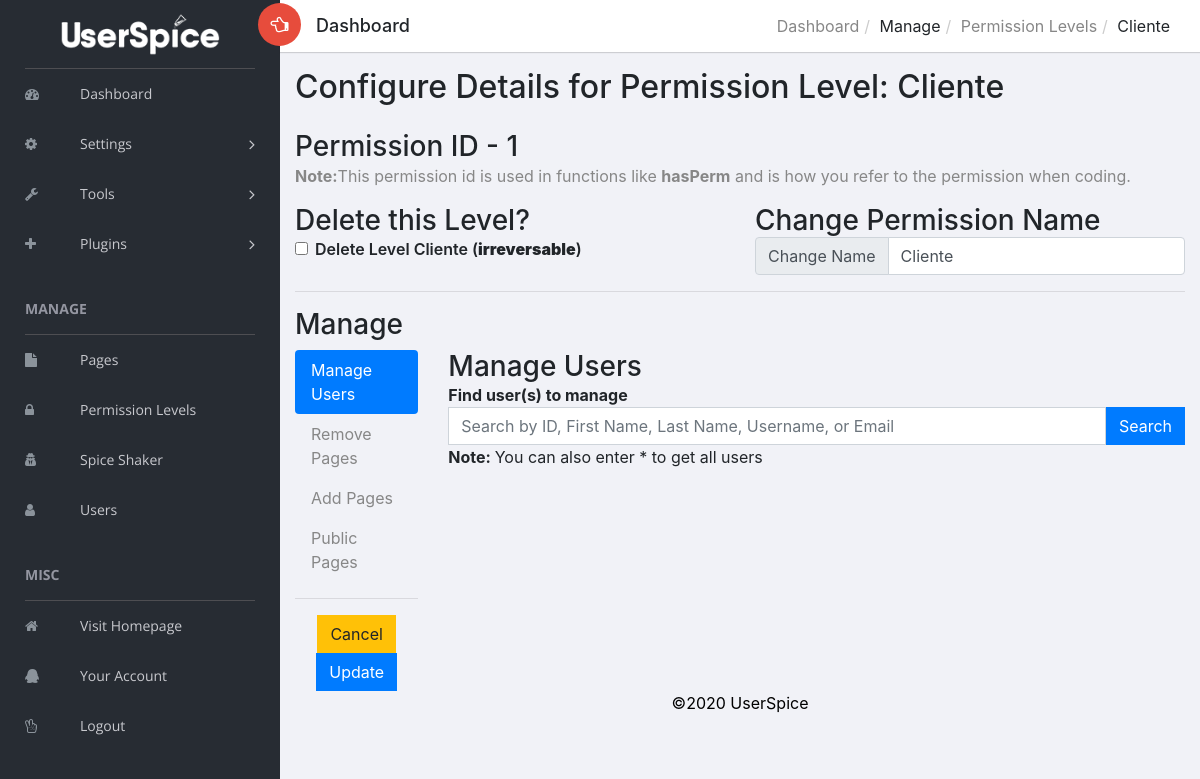
Screenshot of /admin/users/admin.php?view=permission&id=1 (signed in) with the database file from the repository.
### tables this page shows
CREATE TABLE `permissions` (
  `id` int(11) NOT NULL AUTO_INCREMENT,
  `name` varchar(150) NOT NULL,
  PRIMARY KEY (`id`)
);

CREATE TABLE `settings` (
  `id` int(50) NOT NULL AUTO_INCREMENT,
  `recaptcha` int(1) NOT NULL DEFAULT '0',
  `force_ssl` int(1) NOT NULL,
  `css_sample` int(1) NOT NULL,
  `us_css1` varchar(255) NOT NULL,
  `us_css2` varchar(255) NOT NULL,
  `us_css3` varchar(255) NOT NULL,
  `site_name` varchar(100) NOT NULL,
  `language` varchar(255) NOT NULL,
  `track_guest` int(1) NOT NULL,
  `site_offline` int(1) NOT NULL,
  `force_pr` int(1) NOT NULL,
  `glogin` int(1) NOT NULL DEFAULT '0',
  `fblogin` int(1) NOT NULL,
  `gid` varchar(255) NOT NULL,
  `gsecret` varchar(255) NOT NULL,
  `gredirect` varchar(255) NOT NULL,
  `ghome` varchar(255) NOT NULL,
  `fbid` varchar(255) NOT NULL,
  `fbsecret` varchar(255) NOT NULL,
  `fbcallback` varchar(255) NOT NULL,
  `graph_ver` varchar(255) NOT NULL,
  `finalredir` varchar(255) NOT NULL,
  `req_cap` int(1) NOT NULL,
  `req_num` int(1) NOT NULL,
  `min_pw` int(2) NOT NULL,
  `max_pw` int(3) NOT NULL,
  `min_un` int(2) NOT NULL,
  `max_un` int(3) NOT NULL,
  `messaging` int(1) NOT NULL,
  `snooping` int(1) NOT NULL,
  `echouser` int(11) NOT NULL,
  `wys` int(1) NOT NULL,
  `change_un` int(1) NOT NULL,
  `backup_dest` varchar(255) NOT NULL,
  `backup_source` varchar(255) NOT NULL,
  `backup_table` varchar(255) NOT NULL,
  `msg_notification` int(1) NOT NULL,
  `permission_restriction` int(1) NOT NULL,
  `auto_assign_un` int(1) NOT NULL,
  `page_permission_restriction` int(1) NOT NULL,
  `msg_blocked_users` int(1) NOT NULL,
  `msg_default_to` int(1) NOT NULL,
  `notifications` int(1) NOT NULL,
  `notif_daylimit` int(3) NOT NULL,
  `recap_public` varchar(100) NOT NULL,
  `recap_private` varchar(100) NOT NULL,
  `page_default_private` int(1) NOT NULL,
  `navigation_type` tinyint(1) NOT NULL,
  `copyright` varchar(255) NOT NULL,
  `custom_settings` int(1) NOT NULL,
  `system_announcement` varchar(255) NOT NULL,
  `twofa` int(1) DEFAULT '0',
  `force_notif` tinyint(1) DEFAULT NULL,
  `cron_ip` varchar(255) DEFAULT NULL,
  `registration` tinyint(1) DEFAULT NULL,
  `join_vericode_expiry` int(9) unsigned NOT NULL,
  `reset_vericode_expiry` int(9) unsigned NOT NULL,
  `admin_verify` tinyint(1) NOT NULL,
  `admin_verify_timeout` int(9) NOT NULL,
  `session_manager` tinyint(1) NOT NULL,
  `template` varchar(255) DEFAULT 'standard',
  `saas` tinyint(1) DEFAULT NULL,
  `redirect_uri_after_login` text,
  `show_tos` tinyint(1) DEFAULT '1',
  `default_language` varchar(11) DEFAULT NULL,
  `allow_language` tinyint(1) DEFAULT NULL,
  `spice_api` varchar(75) DEFAULT NULL,
  `announce` datetime DEFAULT NULL,
  `bleeding_edge` tinyint(1) DEFAULT '0',
  `err_time` int(11) DEFAULT '15',
  `container_open_class` varchar(255) DEFAULT 'container-fluid',
  PRIMARY KEY (`id`)
);

### admin/users/classes/class.autoloader.php (called while the page is built, shortened)
<?php
class Autoloader {
	protected static $fileExt = '.php';
	public static function loader($className) {
		$filename = $className . static::$fileExt;
	}
	public static function setFileExt($fileExt) {
		static::$fileExt = $fileExt;
	}
}

### admin/users/classes/Input.php (called while the page is built, shortened)
<?php
class Input {
	public static function get($item){
		if (isset($_POST[$item])) {
			return self::sanitize($_POST[$item]);
		} elseif(isset($_GET[$item])){
			return self::sanitize($_GET[$item]);
		}
		return '';
	}
	public static function sanitize($item){
		if (is_array($item)){
			foreach ($item as $key => $itemValue){
				$postItems[$key]=self::sanitize($itemValue);
			}
			return $postItems;
		}else{
			return trim(htmlentities($item, ENT_QUOTES, 'UTF-8'));
		}
	}
}

### admin/users/init.php (called while the page is built, shortened)
<?php
require_once 'classes/class.autoloader.php';
$abs_us_root=$_SERVER['DOCUMENT_ROOT'];
$self_path=explode("/", $_SERVER['PHP_SELF']);
$self_path_length=count($self_path);
for($i = 1; $i < $self_path_length; $i++){
	array_splice($self_path, $self_path_length-$i, $i);
	$us_url_root=implode("/",$self_path)."/";
	if (file_exists($abs_us_root.$us_url_root.'z_us_root.php')){
		break;
	}else{
		$file_found=FALSE;
	}
}
 $us_url_root = $us_url_root."admin/";

### admin/users/classes/DB.php (called while the page is built, shortened)
<?php
class DB {
	private static $_instance = null;
	private $_pdo, $_query, $_error = false, $_errorInfo, $_results=[], $_resultsArray=[], $_count = 0, $_lastId, $_queryCount=0;
	private function __construct($config = []){
		if (!$opts = Config::get('mysql/options'))
			$opts = array(PDO::MYSQL_ATTR_INIT_COMMAND => "SET SESSION sql_mode = ''");
		try{
			if($config == []){
				$this->_pdo = new PDO('mysql:host=' .
					Config::get('mysql/host') .';dbname='.
					Config::get('mysql/db') . ';charset=utf8',
					Config::get('mysql/username'),
					Config::get('mysql/password'),
					$opts);
				}
			}catch(PDOException $e){
			die($e->getMessage());
		}
	}
	public static function getInstance(){
		if (!isset(self::$_instance)) {
			self::$_instance = new DB();
		}
		return self::$_instance;
	}
	public function query($sql, $params = array()){
		$this->_error = false;
		$this->_errorInfo = array(0, null, null); $this->_resultsArray=[]; $this->_count=0; $this->_lastId=0;
		if ($this->_query = $this->_pdo->prepare($sql)) {
			$x = 1;
			if (count($params)) {
				foreach ($params as $param) {
					$this->_query->bindValue($x, $param);
					$x++;
				}
			}
			if ($this->_query->execute()) {
				if ($this->_query->columnCount() > 0) {
					$this->_results = $this->_query->fetchALL(PDO::FETCH_OBJ);
				}
				$this->_count = $this->_query->rowCount();
			} else{
				$this->_error = true;
				$this->_results = [];
				$this->_errorInfo = $this->_query->errorInfo();
			}
		}
		return $this;
	}
	public function action($action, $table, $where = array()){
		$sql    = "{$action} FROM {$table}";
		$values = array();
		$is_ok  = true;
		if ($where_text = $this->_calcWhere($where, $values, "and", $is_ok))
			$sql .= " WHERE $where_text";
		if ($is_ok)
			if (!$this->query($sql, $values)->error())
				return $this;
		return false;
	}
	private function _calcWhere($w, &$vals, $comboparg='and', &$is_ok=NULL) {
		if (is_array($w)) {
			$comb_ops   = ['and', 'or', 'and not', 'or not'];
			$valid_ops  = ['=', '<', '>', '<=', '>=', '<>', '!=', 'LIKE', 'NOT LIKE', 'ALIKE', 'NOT ALIKE', 'REGEXP', 'NOT REGEXP'];
			$two_args   = ['IS NULL', 'IS NOT NULL'];
			$four_args  = ['BETWEEN', 'NOT BETWEEN'];
			$arr_arg    = ['IN', 'NOT IN'];
			$nested_arg = ['ANY', 'ALL', 'SOME'];
			$nested     = ['EXISTS', 'NOT EXISTS'];
			$nestedIN   = ['IN SELECT', 'NOT IN SELECT'];
			$wcount     = count($w);
			if (array_values($w) === $w) {
				if (in_array(strtolower($w[0]), $comb_ops)) {
					$sql = '';
					$combop = '';
					for ($i = 1; $i < $wcount; $i++) {
						$sql .= ' '. $combop . ' ' . $this->_calcWhere($w[$i], $vals, "and", $is_ok);
						$combop = $w[0];
					}
					return '('.$sql.')';
				} elseif ($wcount==3  &&  in_array($w[1],$valid_ops)) {
					return "{$w[0]} {$w[1]} ?";
				} elseif ($wcount==2  &&  in_array($w[1],$two_args)) {
					return "{$w[0]} {$w[1]}";
				} elseif ($wcount==4  &&  in_array($w[1],$four_args)) {
					$vals[] = $w[2];
					$vals[] = $w[3];
					return "{$w[0]} {$w[1]} ? AND ?";
				} elseif ($wcount==3  &&  in_array($w[1],$arr_arg)  &&  is_array($w[2])) {
					$vals = array_merge($vals,$w[2]);
					return "{$w[0]} {$w[1]} (" . substr( str_repeat(",?",count($w[2])), 1) . ")";
				} elseif (($wcount==5 || $wcount==6 && is_array($w[5]))  &&  in_array($w[1],$valid_ops)  &&  in_array($w[2],$nested_arg)) {
					return  "{$w[0]} {$w[1]} {$w[2]}" . $this->get_subquery_sql($w[4],$w[3],$w[5],$vals,$is_ok);
				} elseif (($wcount==3 || $wcount==4 && is_array($w[3]))  &&  in_array($w[0],$nested)) {
					return $w[0] . $this->get_subquery_sql($w[2],$w[1],$w[3],$vals,$is_ok);
				} elseif (($wcount==4 || $wcount==5 && is_array($w[4]))  &&  in_array($w[1],$nestedIN)) {
					return "{$w[0]} " . substr($w[1],0,-7) . $this->get_subquery_sql($w[3],$w[2],$w[4],$vals,$is_ok);
				} else {
					echo "ERROR: w=".print_r($w,true)."<br />\n";
					$is_ok = false;
				}
			}
		} else {
			echo "ERROR: No array in $w<br />\n";
			$is_ok = false;
		}
	}
	public function get($table, $where){
		return $this->action('SELECT *', $table, $where);
	}
	public function results($assoc = false){
		return ($this->_results) ? $this->_results : [];
	}
	public function first($assoc = false){
				return ($this->count()>0)  ?  $this->results($assoc)[0]  :  [];
	}
	public function count(){
		return $this->_count;
	}
	public function error(){
		return $this->_error;
	}
}

### admin/users/helpers/permissions.php (called while the page is built, shortened)
<?php
if (!function_exists('fetchPermissionDetails')) {
    function fetchPermissionDetails($id)
    {
        $db = DB::getInstance();
        $query = $db->query('SELECT id, name FROM permissions WHERE id = ? LIMIT 1', [$id]);
        $results = $query->first();
        $row = ['id' => $results->id, 'name' => $results->name];
        return $row;
    }
}
if (!function_exists('checkPermission')) {
    function checkPermission($permission)
    {
        $db = DB::getInstance();
        global $user;
        $access = 0;
        foreach ($permission[0] as $perm) {
            if ($access == 0) {
                $query = $db->query('SELECT id FROM user_permission_matches  WHERE user_id = ? AND permission_id = ?', [$user->data()->id, $perm->permission_id]);
                $results = $query->count();
                if ($results > 0) {
                    $access = 1;
                }
            }
        }
        if ($access == 1) {
            return true;
        }
    }
}

### admin/users/classes/Config.php (called while the page is built)
<?php
class Config {
	public static function get($path = null){
		if($path){
			$config = $GLOBALS['config'];
			$path = explode('/', $path);
			foreach ($path as $bit) {
				if(isset($config[$bit])){
					$config = $config[$bit];
				} else {
					return false;
				}
			}
			return $config;
		}
		return false;
	}
}

### admin/users/views/_admin_permission.php (the view, shortened to what this page needs)
<?php
$permissionId = Input::get('id');
$permissionDetails = fetchPermissionDetails($permissionId);
?>
<div class="col-sm-8">
  <div class="page-header float-right">
    <div class="page-title">
      <ol class="breadcrumb text-right">
        <li><a href="<?=$us_url_root?>users/admin.php">Dashboard</a></li>
        <li>Manage</li>
        <li><a href="<?=$us_url_root?>users/admin.php?view=permissions">Permission Levels</a></li>
        <li class="active"><?=$permissionDetails['name']?></li>
      </ol>
    </div>
  </div>
</div>
</div>
</header>
<div class="content mt-3">
  <h2>Configure Details for Permission Level: <?=$permissionDetails['name']?></h2><br>
  <form name='adminPermission' action='admin.php?view=permission&id=<?=$permissionId?>' method='post'>
    <div class="row">
      <div class="col-sm-12">
        <h3>Permission ID - <?=$permissionDetails['id']?></h3>
        <p>
          <strong>Note:</strong>This permission id is used in functions like <strong>hasPerm</strong> and is how you refer to the permission when coding.
        </p>
      </div>
      </div>
      <div class="row">
      <div class="col-md-6">
        <h3>Delete this Level?</h3>
        <div class="form-check">
          <input class="form-check-input" type="checkbox" value="<?=$permissionDetails['id']?>" id="delete[<?=$permissionDetails['id']?>]" name='delete[<?=$permissionDetails['id']?>]'>
          <label class="form-check-label" for="delete[<?=$permissionDetails['id']?>]">
            Delete Level <?=$permissionDetails['name']?> (<strong class="text-default">irreversable</strong>)
          </label>
        </div>
      </div>
      <div class="col-md-6">
        <h3>Change Permission Name</h3>
      <div class="input-group">
        <div class="input-group-prepend">
          <span class="input-group-text form-control" id="name-label">Change Name</span>
        </div>
        <input type="text" class="form-control" aria-describedby="name-label" name="name" value='<?=$permissionDetails['name']?>' required>
      </div>
</div>
    </div>
    <hr />
    <div class="row">
      <div class="col-md-12"><h3>Manage</h3></div>
      <div class="col-md-2 mt-2">
        <div class="nav flex-column nav-pills" id="v-pills-tab" role="tablist" aria-orientation="vertical">
          <a class="nav-link active" id="ManageUsers" data-toggle="pill" href="#ManageUsersTab" role="tab" aria-controls="ManageUsersTab" aria-selected="true">Manage Users</a>
          <a class="nav-link" id="RemovePages" data-toggle="pill" href="#RemovePagesTab" role="tab" aria-controls="RemovePagesTab" aria-selected="false">Remove Pages</a>
          <a class="nav-link" id="AddPages" data-toggle="pill" href="#AddPagesTab" role="tab" aria-controls="AddPagesTab" aria-selected="false">Add Pages</a>
          <a class="nav-link" id="PublicPages" data-toggle="pill" href="#PublicPagesTab" role="tab" aria-controls="PublicPagesTab" aria-selected="false">Public Pages</a>
        </div>
        <div class="text-center">
          <hr />
          <a class='btn btn-warning' href="../users/admin.php?view=permissions">Cancel</a>
          <button class='btn btn-primary' type='submit' value='Update Permission'>Update</button>
        </div>
      </div>
      <div class="col-md-10 mt-2">
        <div class="tab-content" id="v-pills-tabContent">
          <div class="tab-pane fade show active" id="ManageUsersTab" role="tabpanel" aria-labelledby="ManageUsers">
            <h3>Manage Users</h3>
            <form class="" action="<?=$us_url_root?>users/admin.php" method="get">
              <strong>Find user(s) to manage</strong>
              <div class="input-group">
                <input type="text" name="query" class="form-control" placeholder="Search by ID, First Name, Last Name, Username, or Email">
                <span class="input-group-btn">
                  <input type="submit" name="Submit" value="Search" class="btn btn-primary">
                </span>
              </div>
              <strong>Note: </strong>You can also enter * to get all users
            </form>
          </div>
            </div>
          </div>
        </div>
      </form>
    </div>

### admin/users/admin.php (shortened to what this page needs)
<?php
require_once '../users/init.php';
$db = DB::getInstance();
$settings = $db->query('SELECT * FROM settings')->first();
?>
<?php $view = Input::get('view'); ?>
<?php require_once $abs_us_root.$us_url_root.'users/views/_admin_menu.php';
?>
<div id="right-panel" class="right-panel">
  <?php require_once $abs_us_root.$us_url_root.'users/views/_admin_header.php'; ?>
  <?php
  function usView($file)
  {
      global $abs_us_root;
      global $us_url_root;
      if (checkAccess('page', $file)) {
          if (file_exists($abs_us_root.$us_url_root.'usersc/includes/admin/'.$file)) {
              $path = $abs_us_root.$us_url_root.'usersc/includes/admin/'.$file;
          } elseif (file_exists($abs_us_root.$us_url_root.'users/views/'.$file)) {
              $path = $abs_us_root.$us_url_root.'users/views/'.$file;
          } else {
              $path = $abs_us_root.$us_url_root.'users/views/_admin_dashboard.php';
          }
          return $path;
      } else {
          $path = $abs_us_root.$us_url_root.'users/views/_admin_dashboard.php';
          return $path;
      }
  }
  function checkAccess($key, $value)
  {
      global $db, $user, $master_account;
      if (in_array($user->data()->id, $master_account) || hasPerm([2], $user->data()->id)) {
          return true;
      }
  }
  switch ($view) {
    case 'permission':
    $path = usView('_admin_permission.php');
    include $path;
    break;
    }
    ?>
    <p align="center">
      <font color='black'><br>&copy;<?=date('Y '); ?><?=$settings->copyright; ?></font>
    </p>
  </div>
</body>
</html>

### rows the page displays
permissions: name "Cliente", id "1"
settings: copyright "UserSpice"

### other values shown
lang("BE_DASH") "Dashboard"
lang("BE_SETTINGS") "Settings"
lang("BE_TOOLS") "Tools"
